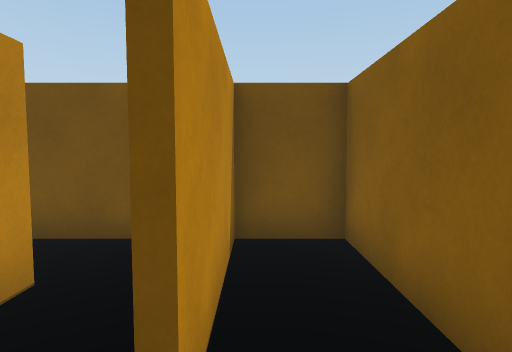
view 1 (above)

18 first-person views from a walk through a Unity game level. The camera is 1.4 m above the floor, tilts 4° down and sees 75° across. The floor is counted in squares, 1 m on a side. Each view is taken from the middle of a square. On the plan, view 1 faces up. The plan holds only what a view shows up to about 15 squares ahead; the rest is blank.

view 2
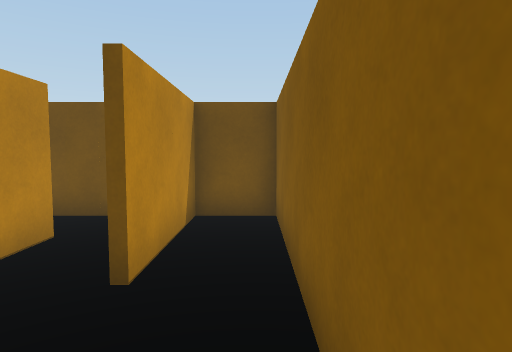

view 3
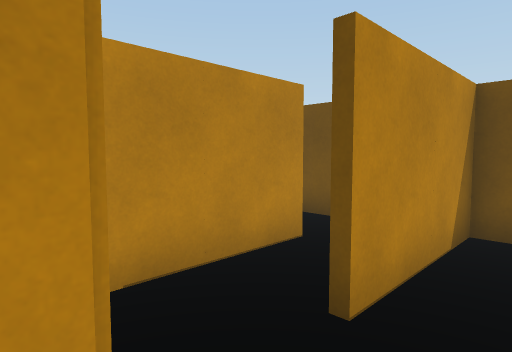

view 4
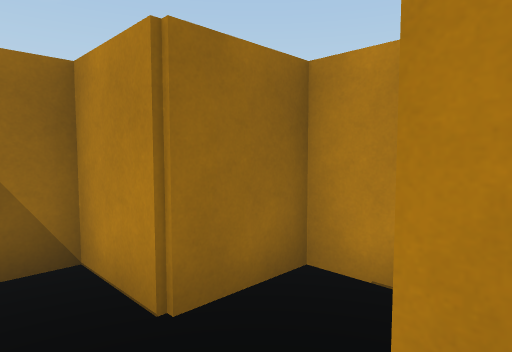

view 5
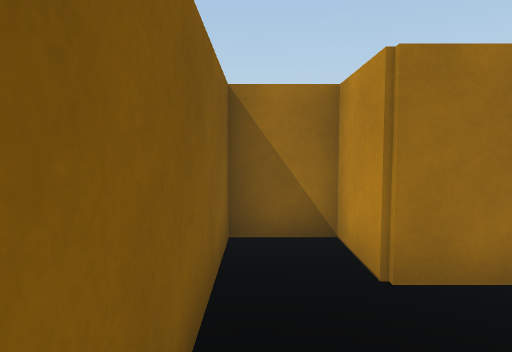

view 6
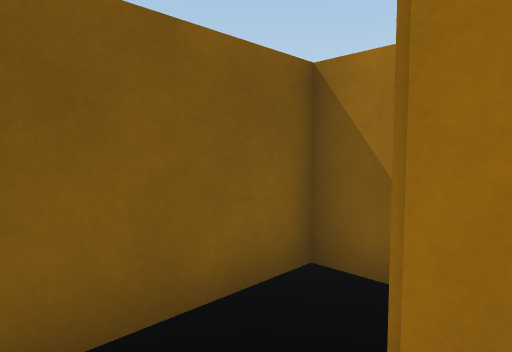

view 7
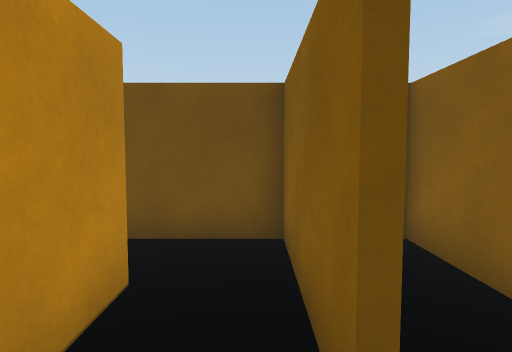

view 8
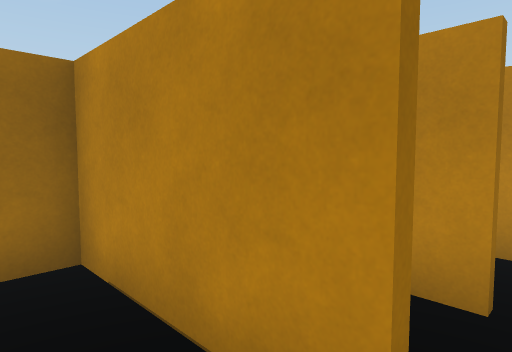

view 9
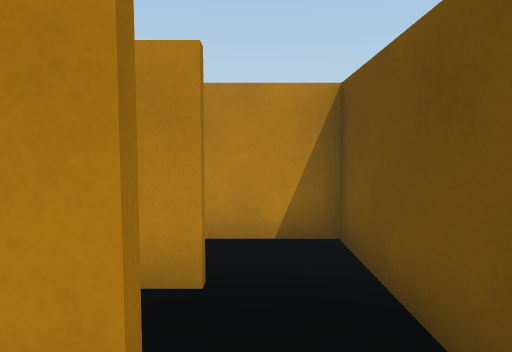

view 10
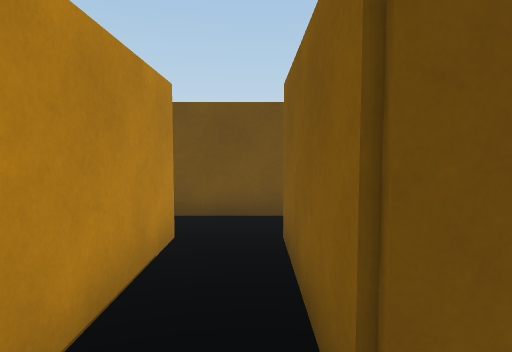

view 11
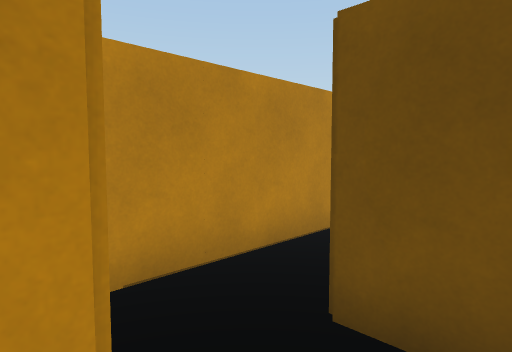

view 12
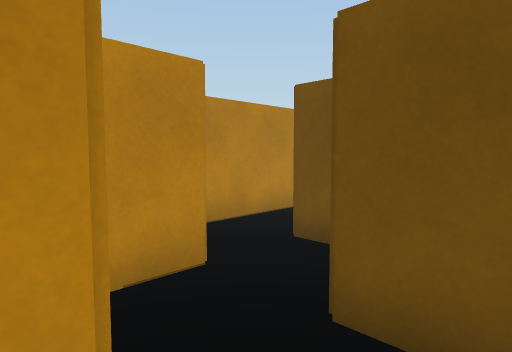

view 13
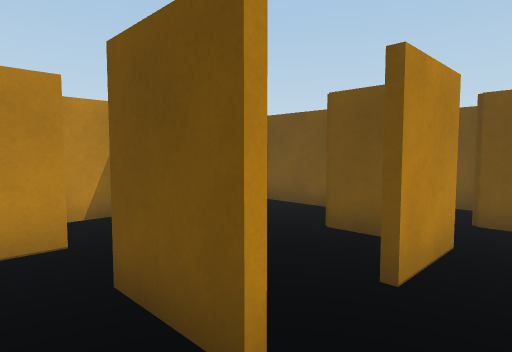

view 14
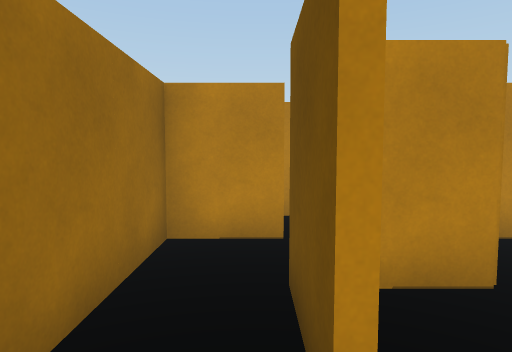

view 15
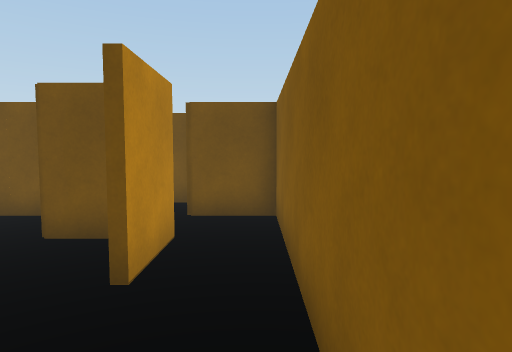

view 16
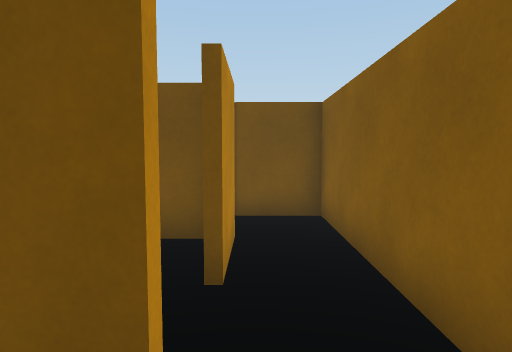

view 17
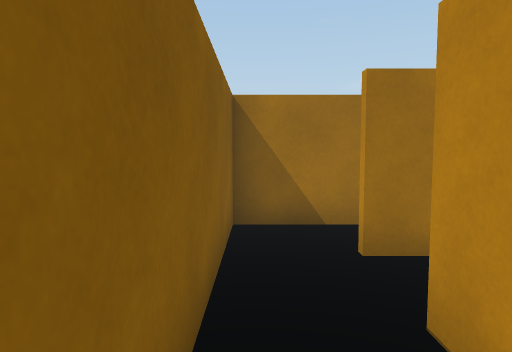

view 18
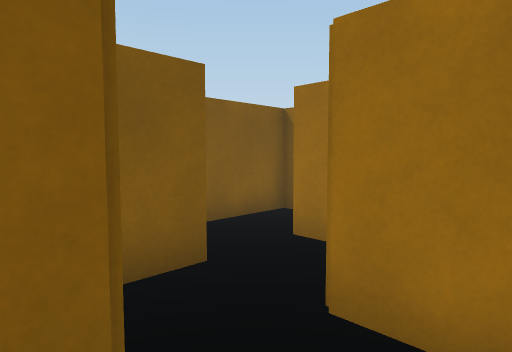

### Floor plan
Key: @ floor where view 1 was taken; # wall or solid block; . floor.
Columns run from 6 left of view 1 to 2 right of it. Each row starts with its distance up from view 1.
  5 #########
  4 #.....#.#
  3 #.#.#.#.#
  2   #.#.#.#
  1   #.#...#
  0   #.#.@.#
 -1   #.###.#
 -2   #...#.#
 -3 #####.###
 -4  ...#...#
 -5   #.###.#
 -6   #...#.#
 -7 #####...#
 -8 #...#...#
 -9   #.##..#
-10   #.....#
-11   #######

Where each view was taken, in squares from view 1:
view 1: 0 up, 0 right, facing up
view 2: 2 down, 1 right, facing up
view 3: 1 down, 1 right, facing up-left
view 4: 2 up, 1 right, facing down-left
view 5: 3 up, 1 right, facing down
view 6: 1 up, 1 left, facing down-right
view 7: 0 up, 1 left, facing up
view 8: 4 up, 1 left, facing down-left
view 9: 4 up, 1 left, facing left
view 10: 2 down, 3 left, facing up
view 11: 3 down, 1 left, facing up-left
view 12: 5 down, 1 right, facing up-left
view 13: 10 down, 1 right, facing up-left
view 14: 9 down, 1 right, facing left
view 15: 10 down, 1 right, facing up
view 16: 10 down, 0 right, facing up
view 17: 4 down, 1 right, facing down
view 18: 4 down, 4 left, facing down-right
